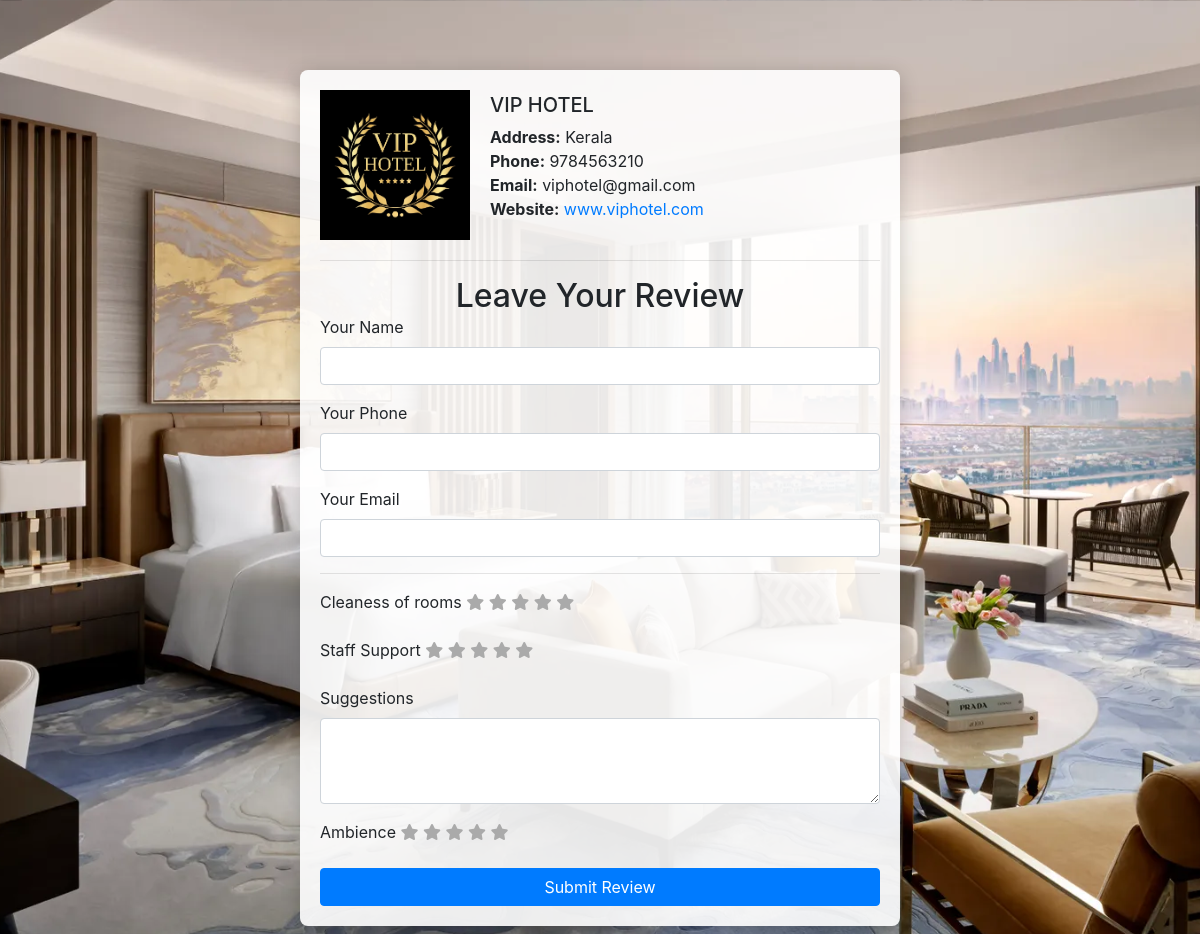
Page /public_review.php?hotel_id=15 on the committed database.
### tables this page shows
CREATE TABLE `hotels_restaurants` (
  `id` int(11) NOT NULL,
  `name` varchar(255) NOT NULL,
  `address` text NOT NULL,
  `status` int(11) NOT NULL,
  `created_by` int(11) DEFAULT NULL,
  `created_at` timestamp NOT NULL DEFAULT CURRENT_TIMESTAMP,
  `updated_at` timestamp NOT NULL DEFAULT '0000-00-00 00:00:00' ON UPDATE CURRENT_TIMESTAMP,
  `phone` varchar(20) DEFAULT NULL,
  `email` varchar(255) DEFAULT NULL,
  `logo` varchar(255) DEFAULT NULL,
  `cover_image` varchar(255) DEFAULT NULL,
  `website_link` varchar(255) DEFAULT NULL
);

CREATE TABLE `review_questions` (
  `id` int(11) NOT NULL,
  `hotel_restaurant_id` int(11) NOT NULL,
  `question` text NOT NULL,
  `type` varchar(30) NOT NULL,
  `status` int(11) NOT NULL,
  `created_by` int(11) DEFAULT NULL,
  `created_at` timestamp NOT NULL DEFAULT CURRENT_TIMESTAMP
);

### public_review.php (the view, shortened to what this page needs)
<?php
include('db_connection.php');
if (isset($_GET['hotel_id'])) {
    $hotel_id = $_GET['hotel_id'];
    $hotel_query = $conn->prepare("SELECT * FROM hotels_restaurants WHERE id = ? AND status = 1");
    $hotel_query->bind_param("i", $hotel_id);
    $hotel_query->execute();
    $hotel_result = $hotel_query->get_result();
    $hotel = $hotel_result->fetch_assoc();
    $questions_query = $conn->prepare("SELECT * FROM review_questions WHERE hotel_restaurant_id = ? AND status = 1");
    $questions_query->bind_param("i", $hotel_id);
    $questions_query->execute();
    $questions_result = $questions_query->get_result();
} else {
    echo "Hotel ID is required.";
    exit();
}
$error = 0;
?>
<!DOCTYPE html>
<html lang="en">
<head>
    <link rel="stylesheet" href="https://stackpath.bootstrapcdn.com/bootstrap/4.5.2/css/bootstrap.min.css">
    <link rel="stylesheet" href="https://cdnjs.cloudflare.com/ajax/libs/font-awesome/6.0.0-beta3/css/all.min.css">
</head>
<body>
    <div class="container">
        <div class="hotel-info">
            <?php if ($hotel && !empty($hotel['logo'])) { ?>
                <img src="<?= htmlspecialchars($hotel['logo']) ?>" alt="<?= htmlspecialchars($hotel['name']) ?>"
                    class="hotel-logo">
                <div class="hotel-details">
                    <h5><?= htmlspecialchars(strtoupper($hotel['name'])) ?></h5>
                    <p><strong>Address:</strong> <?= htmlspecialchars($hotel['address']) ?> <br />
                        <strong>Phone:</strong> <?= htmlspecialchars($hotel['phone']) ?><br />
                        <strong>Email:</strong> <?= htmlspecialchars($hotel['email']) ?><br />
                        <strong>Website:</strong> <a href="<?= htmlspecialchars($hotel['website_link']) ?>" target="_blank">
                            <?= htmlspecialchars(preg_replace('#^https?://#', '', $hotel['website_link'])) ?></a>
                    </p>
                </div>
            <?php } else { ?>
                <p>Hotel information not available.</p>
            <?php } ?>
        </div>
        <hr />
        <?php if ($error == 0) { ?>
            <h2>Leave Your Review</h2>
            <form action="" method="POST">
                <div class="form-group">
                    <label for="customer_name">Your Name</label>
                    <input type="text" class="form-control" id="customer_name" name="customer_name" required>
                </div>
                <div class="form-group">
                    <label for="customer_email">Your Phone</label>
                    <input type="phone" class="form-control" id="customer_phone" name="customer_phone">
                </div>
                <div class="form-group">
                    <label for="customer_email">Your Email</label>
                    <input type="email" class="form-control" id="customer_email" name="customer_email">
                </div>
                <hr />
                <?php while ($question = $questions_result->fetch_assoc()) { ?>
                    <div class="form-group">
                        <label><?= htmlspecialchars($question['question']) ?></label>
                        <?php if ($question['type'] === 'text') { ?>
                            <textarea class="form-control" name="question_<?= $question['id'] ?>" rows="3" required></textarea>
                        <?php } elseif ($question['type'] === 'rating') { ?>
                            <div class="rating">
                                <label for="star5_<?= $question['id'] ?>"><i class="fas fa-star"></i></label>
                                <label for="star4_<?= $question['id'] ?>"><i class="fas fa-star"></i></label>
                                <label for="star3_<?= $question['id'] ?>"><i class="fas fa-star"></i></label>
                                <label for="star2_<?= $question['id'] ?>"><i class="fas fa-star"></i></label>
                                <label for="star1_<?= $question['id'] ?>"><i class="fas fa-star"></i></label>
                            </div>
                        <?php } ?>
                    </div>
                <?php } ?>
                <button type="submit" class="btn btn-primary btn-block">Submit Review</button>
            </form>
        <?php } else if ($error == 2) {
            echo "<div class='alert alert-success ' role='alert'>Thank you for your review!</div>";
        } else {
            echo "<div class='alert alert-danger ' role='alert'>Error posting review!</div>";
        } ?>
    </div>
</body>
</html>

### rows in the picture
hotels_restaurants: logo (picture), name "VIP HOTEL", address "Kerala", phone "9784563210", email "viphotel@gmail.com", website_link "www.viphotel.com"
review_questions: question "Cleaness of rooms"
review_questions: question "Staff Support"
review_questions: question "Suggestions"
review_questions: question "Ambience"
